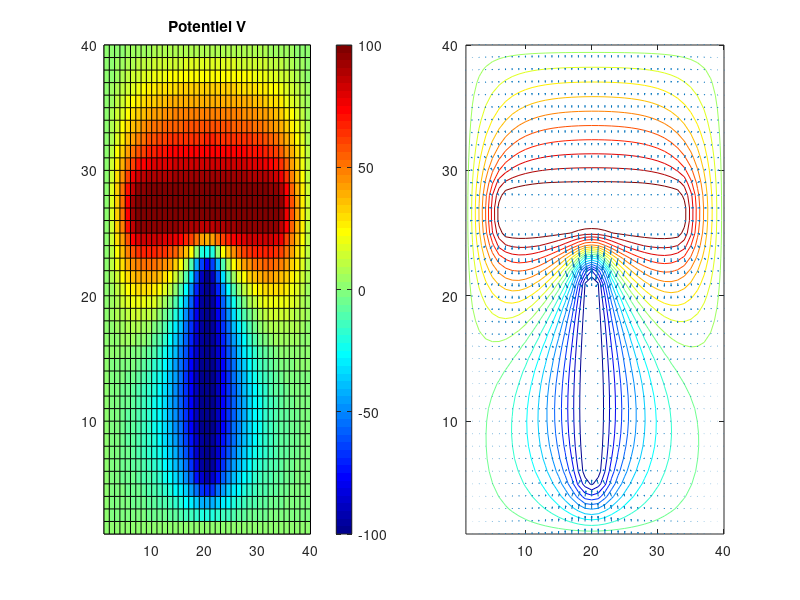

This chart was generated by the following MATLAB code: (Note: this script raises an error after producing the figure.)
% Resolution equation de Laplace
%
clear
close all
clc

%% Constantes
eps0 = 8.854e-12;

%% Dimensions / maillage
dx=1; % cm
dy=1; % cm
Nx = 40;
Ny = 40;

%% Potentiels / sources
v0 = 0; % condition aux limites (en V)
v1 = 100; % conducteur 1
v2 = -100; % conducteur 2

% Initialisation la matrice de calcul
V = zeros(Nx,Ny); % mettre toute la matrice a zero

%% Sources
% Dimensions du potentiel 1
Pot1L=28;
Pot1H=4;

% Dimensions du potentiel 2
Pot2L=2;
Pot2H=18;

V((7+Ny/2)-Pot1H/2:(7+Ny/2)+Pot1H/2-1, ...
    (Nx/2)-Pot1L/2:(Nx/2)+Pot1L/2) = v1; % Conducteur 1 centré
V((-6+Ny/2)-Pot2H/2:(-6+Ny/2)+Pot2H/2-1, ...
    (Nx/2)-Pot2L/2:(Nx/2)+Pot2L/2) = v2; % Conducteur 2 centré

%% Calcul de convergence
Iter=0;     % Nombre d'itérations
seuil=1e-2; % Seuil de différence
cond=1;     % Condition de convergence
ii=dx+1:Nx-dx;
jj=dy+1:Ny-dy;

% Mesure du temps de calcul
tic;  % Début du chronométrage

while cond>seuil
    % Mémoire de la matrice précédente
    Vold=V;

    % Conditions aux limites
    V(1,:) = v0;    % Première colone à zéro
    V(Nx,:) = v0;   % Dernière colone à zéro
    V(:,1) = v0;    % Première ligne à zéro
    V(:,Ny) = v0;   % Dernière ligne à zéro

    % Sources
    V((7+Ny/2)-Pot1H/2:(7+Ny/2)+Pot1H/2-1, ...
        (Nx/2)-Pot1L/2:(Nx/2)+Pot1L/2) = v1; % Conducteur 1 centré
    V((-6+Ny/2)-Pot2H/2:(-6+Ny/2)+Pot2H/2-1, ...
        (Nx/2)-Pot2L/2:(Nx/2)+Pot2L/2) = v2; % Conducteur 2 centré

    % Equation de calcul
    V(ii,jj)=0.25*( V(ii+1,jj) + V(ii-1,jj) + V(ii,jj+1) + V(ii,jj-1) );

    % Calcul de condition de convergence
    cond=norm(abs(Vold(:)-V(:)));
    Iter=Iter+1;
end

%% Calcul du champ
% Le champ électrique peut s'exprimer par la différence de deux potentiels
% en un point, c'est ce dont on se sert pour calculer nos champs (car dx et
% dy valent 1).
[Ex,Ey]=gradient(V);
Ex=-Ex; Ey=-Ey;

% Temps écoulé
temps = toc;  % Fin du chronométrage

%% Figure
figure(1)
subplot(1, 2, 1);
pcolor(V)
title("Potentiel V")

% Changer la palette de couleurs
colormap(jet)  % Palette allant du bleu au rouge
colorbar;  % Ajouter une barre de couleur

subplot(1, 2, 2);
contour(V, 20)
hold on
quiver(Ex, Ey)
title("Champ V après "+Iter+" itérations", ...
    "Seuil : "+seuil+", Temps ecoulé : "+temps+"s")

% Changer la palette de couleurs
colormap(jet)  % Palette allant du bleu au rouge
colorbar;  % Ajouter une barre de couleur

%% Définitions des contour de la source 1
% ContourY = 25:28;
% PosX_right = 34;
% PosX_left = 8;

ContourY = (7+Ny/2)-Pot1H/2:(7+Ny/2)+Pot1H/2-1;
PosX_right = (Nx/2)+Pot1L/2;
PosX_left = (Nx/2)-Pot1L/2;

% Calcul de l'intégrale de Gauss pour estimer Q1 
Q1 = 0;

% Parcours du contour gauche
for x = ContourY
    Q1 = Q1 + eps0 * Ey(PosX_left, x) * dx; 
end 

% Parcours du contour droit
for x = ContourY 
    Q1 = Q1 - eps0 * Ey(PosX_right, x) * dx; 
end 

% Parcours des côtés verticaux du contour 
for y = PosX_left+1:PosX_right-1
    Q1 = Q1 + eps0 * Ex(y, ContourY(1)) * dy; % Côté gauche 
    Q1 = Q1 - eps0 * Ex(y, ContourY(end)) * dy; % Côté droit 
end

% Calcul de la capacité entre les deux conducteurs
C21 = Q1 / (v1 - v2);

% Affichage du résultat 
disp(['La capacité Cij entre les deux conducteurs est : ', num2str(C21), ' F']);
